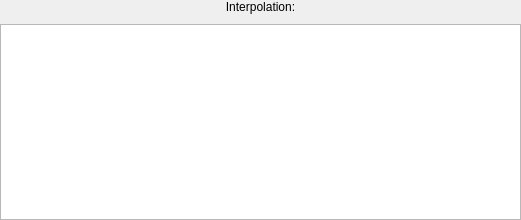
<?xml version="1.0" encoding="UTF-8"?>
<ui version="4.0">
 <class>InterpolationSelectorWidget</class>
 <widget class="QWidget" name="InterpolationSelectorWidget">
  <property name="geometry">
   <rect>
    <x>0</x>
    <y>0</y>
    <width>521</width>
    <height>220</height>
   </rect>
  </property>
  <property name="windowTitle">
   <string>Form</string>
  </property>
  <layout class="QGridLayout" name="gridLayout_2">
   <property name="leftMargin">
    <number>0</number>
   </property>
   <property name="topMargin">
    <number>0</number>
   </property>
   <property name="rightMargin">
    <number>0</number>
   </property>
   <property name="bottomMargin">
    <number>0</number>
   </property>
   <property name="spacing">
    <number>0</number>
   </property>
   <item row="0" column="0">
    <layout class="QGridLayout" name="gridLayout">
     <property name="spacing">
      <number>10</number>
     </property>
     <item row="1" column="0">
      <widget class="QListWidget" name="interpolationSelector">
       <property name="styleSheet">
        <string notr="true"/>
       </property>
      </widget>
     </item>
     <item row="0" column="0">
      <widget class="QLabel" name="label">
       <property name="text">
        <string>Interpolation:</string>
       </property>
       <property name="alignment">
        <set>Qt::AlignCenter</set>
       </property>
      </widget>
     </item>
    </layout>
   </item>
  </layout>
 </widget>
 <resources/>
 <connections/>
</ui>
